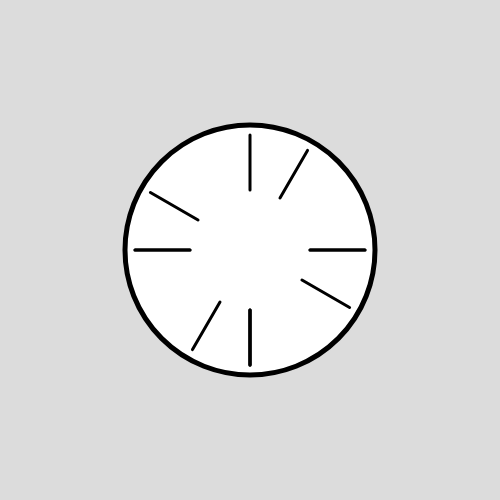
Frame 1 (no input)
Frame 60 (no input): identical to frame 1, image omitted
Frame 120 (the mouse pressed at the canvas centre since frame 60): identical to frame 1, image omitted

The p5.js sketch that drew this single still picture (run headless with seeded random() and noise() and a simulated clock; from frame 60 on, the mouse is pressed at the canvas centre):

// p5.js sketch
// ── sketch.js
// Project Title
// Your Name
// Date
//
// Extra for Experts:
// - describe what you did to take this project "above and beyond"


function setup() {
  createCanvas(500, 500);
}

function draw() {
  background(220);
  strokeWeight(5);
  circle(width/2,height/2,width/2)
  translate(250,250);
  strokeWeight(3);
  hourTicks();
}

function hourTicks() {
  for (let i = 1; i <= 12; i++) {
    rotate(i*(PI/6));
    line(0,-60,0,-115);
  }
}
